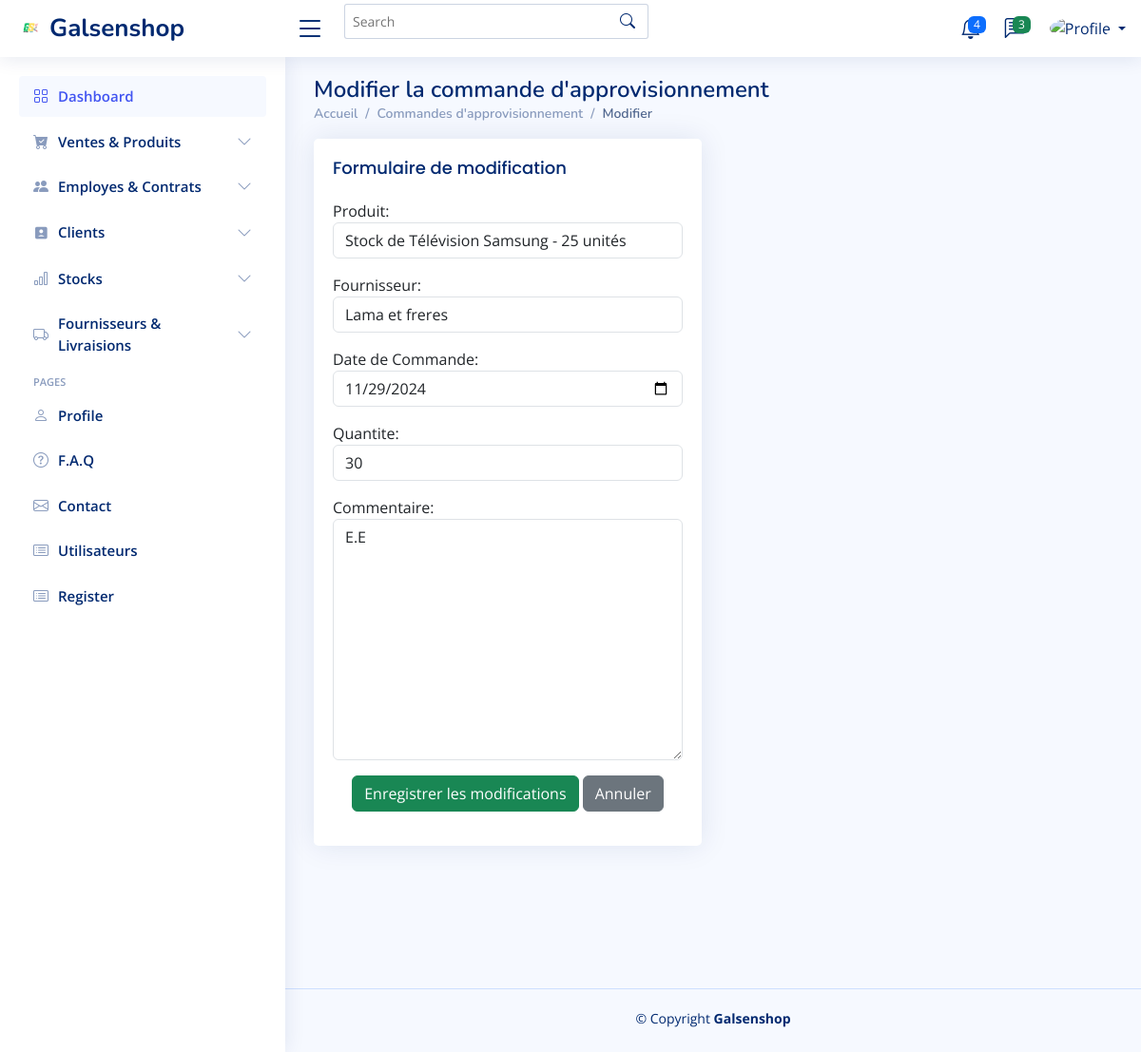
/commande/1/modifier/, run on the app's committed database.
### application/models.py (models this page shows, shortened)
class Stock(models.Model):
    STATUT_CHOICES = [
        ('en_stock', 'En stock'),
        ('rupture', 'Rupture'),
        ('en_approvisionnement', 'En approvisionnement'),
        ('reserve', 'Réservé'),
    ]
    EMPLACEMENT_CHOICES = [
        ('entrepot_1', 'Entrepôt 1'),
        ('entrepot_2', 'Entrepôt 2'),
        ('magasin', 'Magasin'),
        ('reserve', 'Réserve'),
        ('autre', 'Autre'),
    ]
    produit = models.OneToOneField(Produit, on_delete=models.CASCADE, related_name='stock')
    emplacement = models.CharField(max_length=50, choices=EMPLACEMENT_CHOICES, default='entrepot_1')
    quantite = models.PositiveIntegerField(default=0)
    statut = models.CharField(max_length=20, choices=STATUT_CHOICES, default='en_stock')  # Statut du stock
    date_ajout = models.DateTimeField(auto_now_add=True)
    def __str__(self):
        return f"Stock de {self.produit.nom} - {self.quantite} unités"

class CommandeApprovisionnement(models.Model):
    produit = models.ForeignKey(Stock, related_name='commandes', on_delete=models.CASCADE)
    fournisseur = models.ForeignKey(Fournisseur, on_delete=models.CASCADE, related_name="commandes")
    date_commande = models.DateField(verbose_name="Date de Commande",null=False,  # Si vous souhaitez qu'il reste obligatoire
        blank=False,  # Empêche les champs vides dans les formulaires
        default=datetime.date.today  # Fournit une valeur par défaut (optionnel)
    )
    quantite = models.PositiveIntegerField()
    statut = models.CharField(max_length=50, choices=[('en_cours', 'En Cours'), ('livree', 'Livrée')], default='en_cours')
    commentaire = models.TextField(blank=True, null=True)

### application/views.py (the view)
# urls.py: path('commande/<int:pk>/modifier/', views.modifier_commande, name='modifier_commande'),
def modifier_commande(request, pk):
    commande = get_object_or_404(CommandeApprovisionnement,pk=pk)
    if request.method == 'POST':
        form = CommandeApprovisionnementForm(request.POST, instance=commande)
        if form.is_valid():
            form.save()
            messages.success(request, "La commande a été modifiée avec succès.")
            return redirect('liste_commandes')  # Redirige vers la liste des commandes
    else:
        form = CommandeApprovisionnementForm(instance=commande)
    return render(request, 'commande/modifier_commande.html', {'form': form, 'commande': commande})

### application/forms.py
class CommandeApprovisionnementForm(forms.ModelForm):
    class Meta:
        model = CommandeApprovisionnement
        fields = ['produit', 'fournisseur', 'date_commande', 'quantite', 'commentaire']  # Pas de "status"
        widgets = {
            'produit': forms.Select(attrs={'class': 'form-control', 'placeholder': 'Sélectionnez le produit'}),
            'fournisseur': forms.Select(attrs={'class': 'form-control', 'placeholder': 'Sélectionnez le fournisseur'}),
            'date_commande': forms.DateInput(attrs={'class': 'form-control', 'type': 'date'}),
            'quantite': forms.NumberInput(attrs={'class': 'form-control', 'placeholder': 'Quantité'}),
            'commentaire': forms.Textarea(attrs={'class': 'form-control', 'placeholder': 'Ajoutez un commentaire facultatif'}),
        }

### application/models.py (called while the page is built)
    def __str__(self):
        return self.nom

### templates/commande/modifier_commande.html
{% extends "base.html" %} {% block content %}
<main id="main" class="main">
  <div class="pagetitle">
    <h1>Modifier la commande d'approvisionnement</h1>
    <nav>
      <ol class="breadcrumb">
        <li class="breadcrumb-item"><a href="{% url 'home' %}">Accueil</a></li>
        <li class="breadcrumb-item">Commandes d'approvisionnement</li>
        <li class="breadcrumb-item active">Modifier</li>
      </ol>
    </nav>
  </div>
  <section class="section">
    <div class="row">
      <div class="col-lg-6">
        <div class="card">
          <div class="card-body">
            <h5 class="card-title">Formulaire de modification</h5>
            <form method="POST">
              {% csrf_token %} {{ form.as_p }}
              <div class="text-center">
                <button type="submit" class="btn btn-success">
                  Enregistrer les modifications
                </button>
                <a href="{% url 'liste_commandes' %}" class="btn btn-secondary"
                  >Annuler</a
                >
              </div>
            </form>
          </div>
        </div>
      </div>
    </div>
  </section>
</main>
{% endblock %}

### static/assets/css/style.css (style rules this page uses)
:root { scroll-behavior: smooth; }
body { font-family: "Open Sans", sans-serif; background: #f6f9ff; color: #444444; }
a { color: #4154f1; text-decoration: none; }
h1, h2, h3, h4, h5, h6 { font-family: "Nunito", sans-serif; }
#main { margin-top: 60px; padding: 20px 30px; transition: all 0.3s; }
.pagetitle { margin-bottom: 10px; }
.pagetitle h1 { font-size: 24px; margin-bottom: 0; font-weight: 600; color: #012970; }
.card { margin-bottom: 30px; border: none; border-radius: 5px; box-shadow: 0px 0 30px rgba(1, 41, 112, 0.1); }
.card-title { padding: 20px 0 15px 0; font-size: 18px; font-weight: 500; color: #012970; font-family: "Poppins", sans-serif; }
.card-body { padding: 0 20px 20px 20px; }
.breadcrumb { font-size: 14px; font-family: "Nunito", sans-serif; color: #899bbd; font-weight: 600; }
.breadcrumb a { color: #899bbd; transition: 0.3s; }
.breadcrumb .breadcrumb-item::before { color: #899bbd; }
.breadcrumb .active { color: #51678f; font-weight: 600; }
@media (min-width: 1200px) { #main, #footer { margin-left: 300px; } }

### data on the page
Stock: produit "Stock de Télévision Samsung - 25 unités", quantite "30"
CommandeApprovisionnement: fournisseur "Lama et freres", date_commande "11/29/2024", commentaire "E.E"
